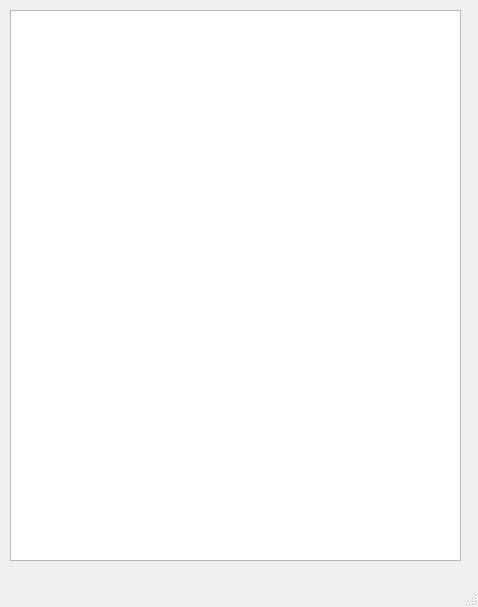
<?xml version="1.0" encoding="UTF-8"?>
<ui version="4.0">
 <class>MainWindow</class>
 <widget class="QMainWindow" name="MainWindow">
  <property name="geometry">
   <rect>
    <x>0</x>
    <y>0</y>
    <width>478</width>
    <height>607</height>
   </rect>
  </property>
  <property name="windowTitle">
   <string>MainWindow</string>
  </property>
  <widget class="QWidget" name="centralwidget">
   <widget class="QTextEdit" name="text">
    <property name="geometry">
     <rect>
      <x>10</x>
      <y>10</y>
      <width>451</width>
      <height>551</height>
     </rect>
    </property>
    <property name="readOnly">
     <bool>true</bool>
    </property>
   </widget>
  </widget>
  <widget class="QMenuBar" name="menubar">
   <property name="geometry">
    <rect>
     <x>0</x>
     <y>0</y>
     <width>478</width>
     <height>21</height>
    </rect>
   </property>
  </widget>
  <widget class="QStatusBar" name="statusbar"/>
 </widget>
 <resources/>
 <connections/>
</ui>
